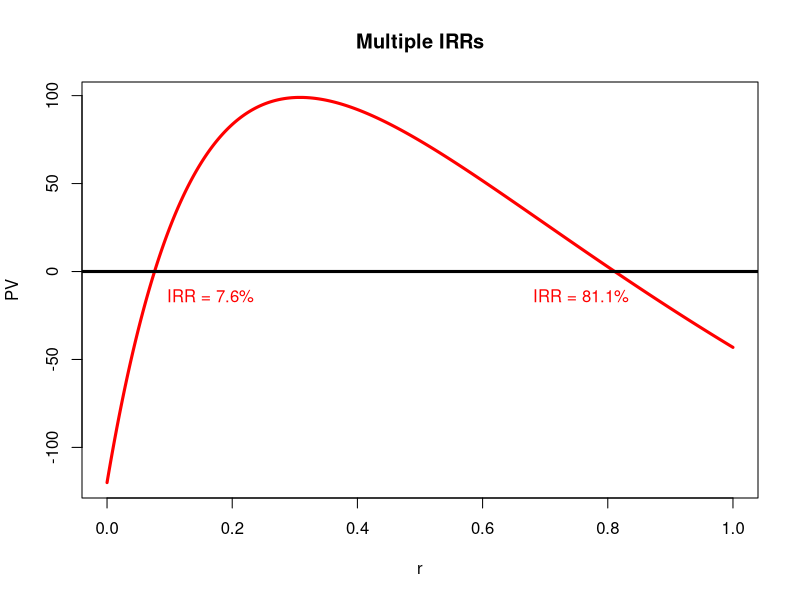

Source code (R):

# Give an example of a project with no IRR and an example with multiple IRRs.

r = seq(0, 1, 0.0001)

#a = c(-400, 100, 150, 200, 150)     # cash flow, single IRR

a = c(-400, 350, 800, 580, -1450)    # cash flow, multiple IRRs


M=length(r)

N=length(a)

PV = numeric(M)

for(i in 1:M) {
  val=0
  
  for(j in 1:N) {
    val = val + a[j]/(1+r[i])^(j-1)
  }
  
  PV[i] = val
}


# To find the IRR
f = function(x) a[1]+a[2]/(1+x)+a[3]/(1+x)^2+a[4]/(1+x)^3+a[5]/(1+x)^4

IRR1 = uniroot(f, c(0, 0.1), tol=0.0001)

IRR1$root

IRR2 = uniroot(f, c(0.1, 1), tol=0.0001)

IRR2$root


# To plot Present Value vs. Interest Rate
plot(r, PV, type="l", col="red", lwd=3, xlab="r", ylab="PV", main="Multiple IRRs")

abline(h = 0.0, col="black", lwd=3)

text(0.08, -15, "IRR = 7.6%", col="red", pos=4)

text(0.85, -15, "IRR = 81.1%", col="red", pos=2)
